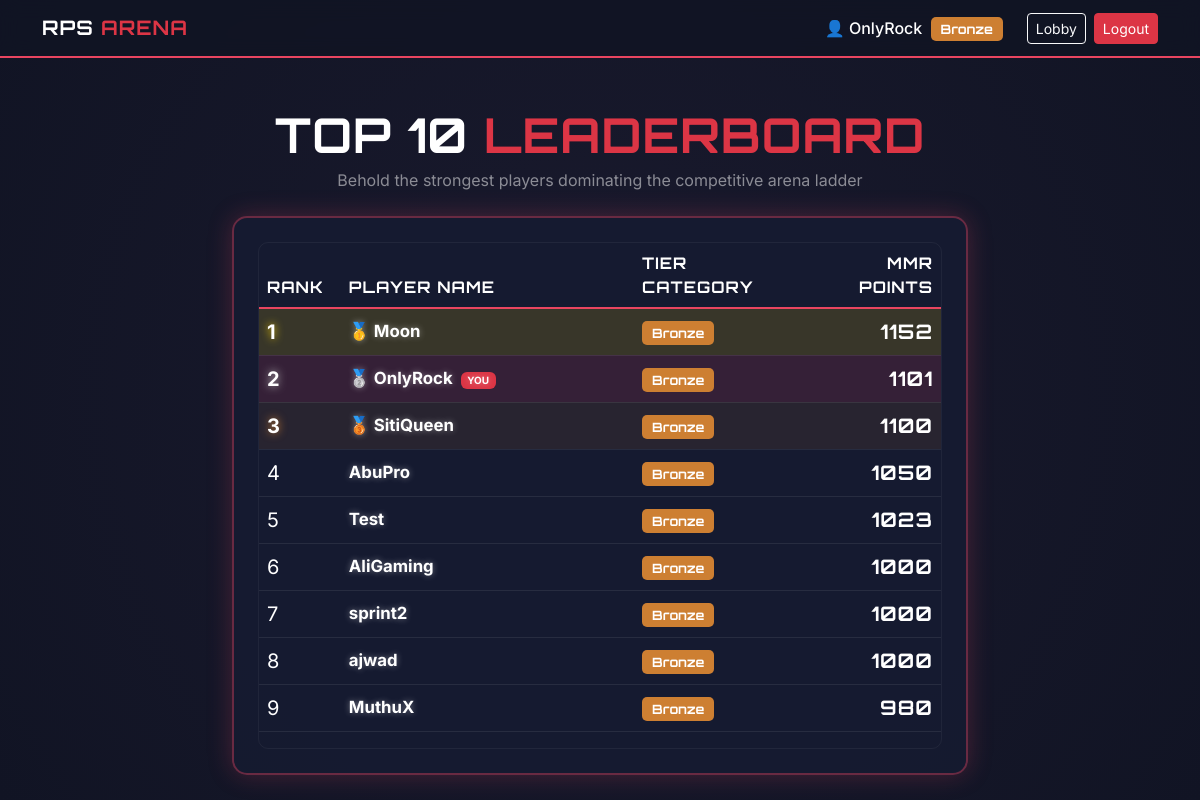
Page /leaderboard.php (signed in) on the committed database.
### tables this page shows
CREATE TABLE `players` (
  `player_id` int(11) NOT NULL,
  `username` varchar(50) NOT NULL,
  `email` varchar(100) NOT NULL,
  `password` varchar(255) NOT NULL,
  `mmr` int(11) DEFAULT 1000,
  `created_at` timestamp NOT NULL DEFAULT current_timestamp(),
  `reset_code` varchar(6) DEFAULT NULL,
  `code_expiry` datetime DEFAULT NULL
);

### leaderboard.php (the view, shortened to what this page needs)
<?php
include 'db.php';
$current_player_id = $_SESSION['player_id'];
$player_query = mysqli_query($conn, "SELECT * FROM players WHERE player_id = '$current_player_id'");
$user = mysqli_fetch_assoc($player_query);
function getRankCategory($points) {
    if ($points < 1500) return 'Bronze';
    return 'Platinum';
}
$lobby_rank = getRankCategory($user['mmr']);
$leaderboard_query = mysqli_query($conn, "
    SELECT player_id, username, mmr
    FROM players
    ORDER BY mmr DESC
    LIMIT 10
");
?>
<!DOCTYPE html>
<html lang="en">
<head>
  <link href="https://cdn.jsdelivr.net/npm/bootstrap@5.3.3/dist/css/bootstrap.min.css" rel="stylesheet"/>
</head>
<body>
  <nav class="navbar navbar-expand-lg navbar-dark mb-4">
    <div class="container">
      <a class="navbar-brand text-white fw-bold" href="home.php">RPS <span class="text-danger">ARENA</span></a>
      <div class="d-flex align-items-center">
        <a href="profile.php" class="text-decoration-none me-4 text-white fw-medium">
          👤 <?php echo htmlspecialchars($user['username']); ?>
          <span class="lobby-badge badge-<?php echo $lobby_rank; ?> ms-1"><?php echo $lobby_rank; ?></span>
        </a>
        <a href="home.php" class="btn btn-outline-light btn-sm me-2">Lobby</a>
        <a href="logout.php" class="btn btn-danger btn-sm">Logout</a>
      </div>
    </div>
  </nav>
  <div class="container py-4">
    <div class="row justify-content-center">
      <div class="col-lg-8">
        <div class="text-center mb-4">
          <h1 class="display-5 text-white fw-bold mb-1">TOP 10 <span class="text-danger pulse">LEADERBOARD</span></h1>
          <p class="text-white-50">Behold the strongest players dominating the competitive arena ladder</p>
        </div>
        <div class="leaderboard-card p-4">
          <div class="table-responsive">
            <table class="table align-middle">
              <thead>
                <tr class="table-dark text-danger rank-header" style="border-bottom: 2px solid #e94560 !important;">
                  <th style="width: 12%">Rank</th>
                  <th style="width: 43%">Player Name</th>
                  <th style="width: 25%">Tier Category</th>
                  <th style="width: 20%" class="text-end">MMR Points</th>
                </tr>
              </thead>
              <tbody>
                <?php
                if (mysqli_num_rows($leaderboard_query) > 0) {
                    $position = 1;
                    while ($row = mysqli_fetch_assoc($leaderboard_query)) {
                        $row_class = "";
                        $pos_class = "text-white-50";
                        $medal = "";
                        if ($position == 1) { $row_class = "top-1"; $pos_class = "pos-1"; $medal = "🥇 "; }
                        elseif ($position == 2) { $row_class = "top-2"; $pos_class = "pos-2"; $medal = "🥈 "; }
                        elseif ($position == 3) { $row_class = "top-3"; $pos_class = "pos-3"; $medal = "🥉 "; }
                        if ($row['player_id'] == $current_player_id) {
                            $row_class .= " current-user-row fw-bold";
                        }
                        $player_rank = getRankCategory($row['mmr']);
                        $display_name = htmlspecialchars($row['username']);
                        echo "<tr class='" . $row_class . "'>";
                        echo "<td class='fs-5 " . $pos_class . "'>" . $position . "</td>";
                        echo "<td class='gaming-username'>";
                        echo $medal . $display_name;
                        if ($row['player_id'] == $current_player_id) {
                            echo " <span class='badge bg-danger small ms-1' style='font-size: 10px;'>YOU</span>";
                        }
                        echo "</td>";
                        echo "<td><span class='lobby-badge badge-" . $player_rank . "'>" . $player_rank . "</span></td>";
                        echo "<td class='text-end mmr-val text-warning fw-bold fs-5'>" . $row['mmr'] . "</td>";
                        echo "</tr>";
                        $position++;
                    }
                } else {
                    echo "<tr><td colspan='4' class='text-center text-white opacity-50 py-4'>No players registered yet.</td></tr>";
                }
                ?>
              </tbody>
            </table>
          </div>
        </div>
      </div>
    </div>
  </div>
</body>
</html>

### leaderboard.php (style rules this page uses)
body { background: radial-gradient(circle at center, #1a1a2e 0%, #111424 100%) !important; color: #ffffff !important; font-family: 'Inter', sans-serif; min-height: 100vh; }
h1, h3, h5, .navbar-brand, .rank-header, .mmr-val { font-family: 'Orbitron', sans-serif; text-transform: uppercase; letter-spacing: 1px; }
.navbar { background: rgba(17, 20, 36, 0.9) !important; backdrop-filter: blur(10px); border-bottom: 2px solid #e94560; }
.leaderboard-card { background: rgba(22, 27, 49, 0.9) !important; border: 2px solid rgba(233, 69, 96, 0.4); border-radius: 15px; box-shadow: 0 0 25px rgba(233, 69, 96, 0.25); }
.table-responsive { border-radius: 10px; overflow: hidden; border: 1px solid rgba(255, 255, 255, 0.05); }
.table, .table > :not(caption) > * > *, .table tr, .table td, .table th { background-color: transparent !important; color: #ffffff !important; background: transparent !important; }
.table tbody tr { border-bottom: 1px solid rgba(255, 255, 255, 0.08) !important; }
.gaming-username { color: #ffffff !important; font-weight: 700 !important; text-shadow: 0 0 6px rgba(255, 255, 255, 0.4); font-size: 1.05rem; }
.top-1 td { background-color: rgba(255, 215, 0, 0.15) !important; }
.top-2 td { background-color: rgba(192, 192, 192, 0.1) !important; }
.top-3 td { background-color: rgba(205, 127, 50, 0.1) !important; }
.pos-1 { color: #ffd700 !important; text-shadow: 0 0 8px #ffd700; font-weight: bold; }
.pos-2 { color: #c0c0c0 !important; text-shadow: 0 0 8px #c0c0c0; font-weight: bold; }
.pos-3 { color: #cd7f32 !important; text-shadow: 0 0 8px #cd7f32; font-weight: bold; }
.current-user-row td { background-color: rgba(233, 69, 96, 0.15) !important; }
.lobby-badge { padding: 4px 10px; border-radius: 5px; font-weight: bold; font-family: 'Orbitron'; font-size: 0.8rem; }
.badge-Bronze { background: #cd7f32; color: #fff; }
.pulse { animation: neonPulse 1.5s infinite alternate; }

### rows in the picture
players: username "OnlyRock", mmr "Bronze", medal "🥈", shows "YOU", mmr "1101"
players: medal "🥇", username "Moon", mmr "Bronze", mmr "1152"
players: medal "🥉", username "SitiQueen", mmr "Bronze", mmr "1100"
players: username "AbuPro", mmr "Bronze", mmr "1050"
players: username "Test", mmr "Bronze", mmr "1023"
players: username "AliGaming", mmr "Bronze", mmr "1000"
players: username "sprint2", mmr "Bronze", mmr "1000"
players: username "ajwad", mmr "Bronze", mmr "1000"
players: username "MuthuX", mmr "Bronze", mmr "980"
